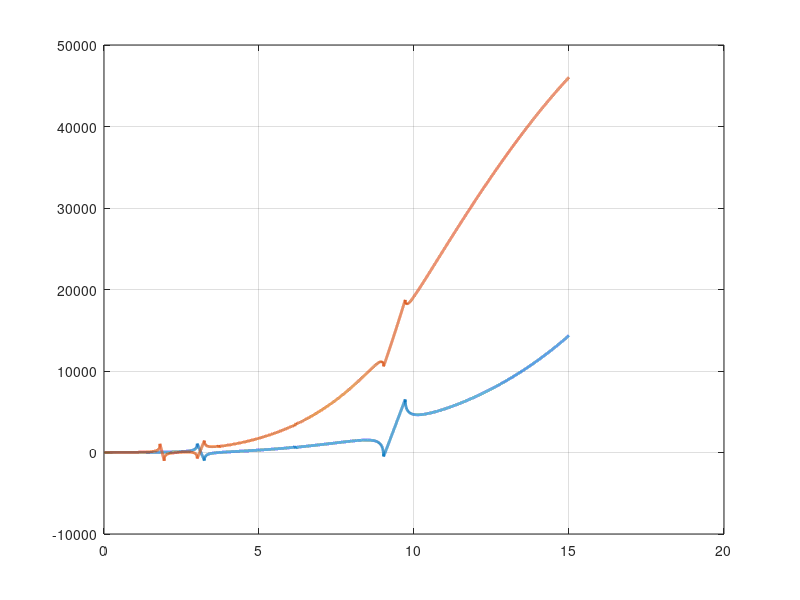

MATLAB code for this plot: (Note: this script raises an error after producing the figure.)
clear 
%close all
tic;

load 0714TWPaX.mat

f_pump = linspace(0.01e9, 15e9, 30000);

target_delta_beta = -22.79;
%target_delta_beta_5th = -21.88;



%% ========================================================================
harmonics_to_check = [3, 5];  % Now check both 3rd and 5th harmonics

delta_beta = zeros(length(harmonics_to_check), length(f_pump));

disp('--- Calculating Delta Beta for each harmonic ---');

prev_data = 0;

k_at_pump_freq = interp1(f, kperm, f_pump, 'linear', 'extrap');

for i = 1:length(harmonics_to_check)
    N = harmonics_to_check(i);
    
    fprintf('Calculating for %dp harmonic...\n', N);

    k_at_N_harmonic_freq = interp1(f, kperm, N * f_pump, 'linear', 'extrap');

    if N == 3
        delta_beta(i, :) = k_at_N_harmonic_freq - 3 * k_at_pump_freq;
    else
        
        sum_intermediate_k = zeros(size(f_pump));
        intermediate_harmonics = 3:2:(N-2);
        
        for m = intermediate_harmonics
            k_intermediate = interp1(f, kperm, m * f_pump, 'linear', 'extrap');
            sum_intermediate_k = sum_intermediate_k + k_intermediate;
        end
        
        delta_beta(i, :) = k_at_N_harmonic_freq - 2 * k_at_pump_freq - sum_intermediate_k;
    end
end
%% Plotting the results

disp('--- Generating Plots ---');

f_plot = figure(10); % Selects figure 10 or creates it if it doesn't exist.
clf(f_plot); % Clears the figure content to ensure a fresh plot.
set(f_plot, 'Name', 'Delta Beta Analysis', 'Position', [200 200 1200 800]);
hold on; grid on; box on;

plotLegend = {};
colors = lines(length(harmonics_to_check)); % Get distinct colors

for i = 1:length(harmonics_to_check)
    N = harmonics_to_check(i);

    plot(f_pump / 1e9, delta_beta(i, :), 'LineWidth', 2, 'Color', colors(i, :), 'LineStyle', '-');
    plotLegend{end+1} = sprintf('%dp Harmonic', N);
end

% Plot the target line and update its legend entry
yline(target_delta_beta, 'k--', 'DisplayName', sprintf('\\Delta\\beta = %.2f (Target)', target_delta_beta));
plotLegend{end+1} = sprintf('Target (%.2f)', target_delta_beta);

title('Phase Mismatch (\\Delta\\beta) vs. Pump Frequency for 3rd and 5th Harmonics');
xlabel('Pump Frequency (GHz)');
ylabel('Phase Mismatch, \\Delta\\beta (rad/m)');
legend(plotLegend, 'Location', 'best');
set(gca, 'FontSize', 14, 'FontWeight', 'bold');
xlim([min(f_pump) max(f_pump)]/1e9);

% Save the plot
output_dir = 'Delta_Beta_Analysis';
if ~exist(output_dir, 'dir'), mkdir(output_dir); end
output_filename = 'DeltaBeta_vs_Frequency_3rd_5th.png';
saveas(f_plot, fullfile(output_dir, output_filename));

fprintf('Plot saved to %s\\%s\n', output_dir, output_filename);

% Optionally, plot 5th vs 3rd harmonic phase mismatch directly
figure(11); clf; hold on; grid on; box on;
scatter(delta_beta(1,:), delta_beta(2,:), 5, 'b', 'filled');
% Add target lines for both axes
xline(target_delta_beta, 'k--', 'LineWidth', 2, 'DisplayName', sprintf('Target 3rd (%.2f)', target_delta_beta));
yline(target_delta_beta, 'k--', 'LineWidth', 2, 'DisplayName', sprintf('Target 5th (%.2f)', target_delta_beta));
xlabel('3rd Harmonic Phase Mismatch (rad/m)');
ylabel('5th Harmonic Phase Mismatch (rad/m)');
title('5th Harmonic vs 3rd Harmonic Phase Mismatch');
set(gca, 'FontSize', 14, 'FontWeight', 'bold');
legend('show', 'Location', 'best');

saveas(gcf, fullfile(output_dir, 'DeltaBeta_5th_vs_3rd.png'));

toc;